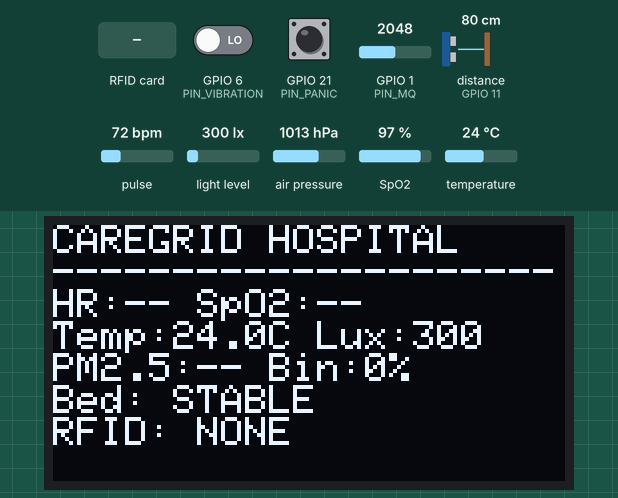
Bench run of a sketch on a simulated ESP32-S3. Parts: 128×64 one-colour display. Wiring (inferred from the names in the program): ultrasonic range finder: trigger GPIO 10; echo GPIO 11. The test bench sets the inputs (shaded band); at power-on: GPIO 6 (PIN_VIBRATION) LOW, GPIO 21 (PIN_PANIC) HIGH, distance to the obstacle (sensor on GPIO 11) 80 cm, pulse 72 bpm, GPIO 1 (PIN_MQ) = 2048, light level 300 lx, air pressure 1013 hPa, SpO2 97 %, temperature 24 °C (analog values on the 0–4095 scale). The echo pulse lasts 58.3 µs per cm; WiFi joins after 1.5 s; servers stay silent unless stated; no MQTT or app messages arrive unless stated; what the sketch prints to the serial monitor is not drawn.

Above: at 2.3 s.
2.4 s: GPIO 6 (PIN_VIBRATION) driven HIGH
At 3.5 s:
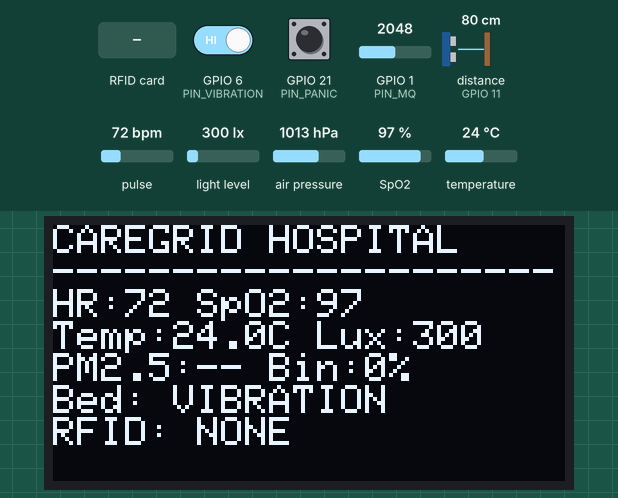
4.6 s: RFID card 5E 7A 19 C4 held to the reader
At 5.9 s:
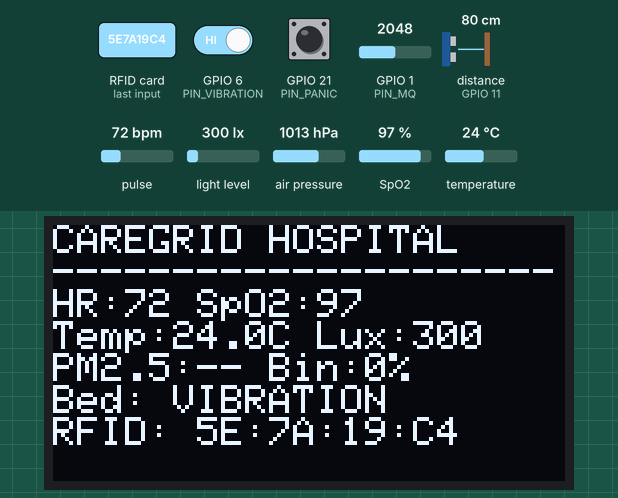
6.7 s: GPIO 21 (PIN_PANIC) pulled LOW for 1 s
At 8.0 s:
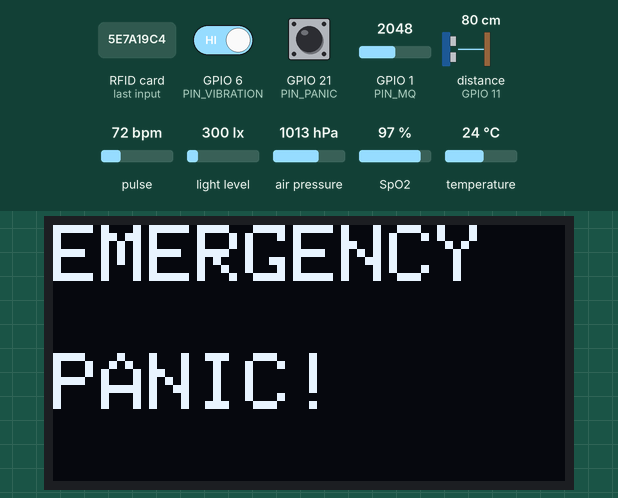
9.7 s: GPIO 6 (PIN_VIBRATION) driven LOW
At 11.9 s:
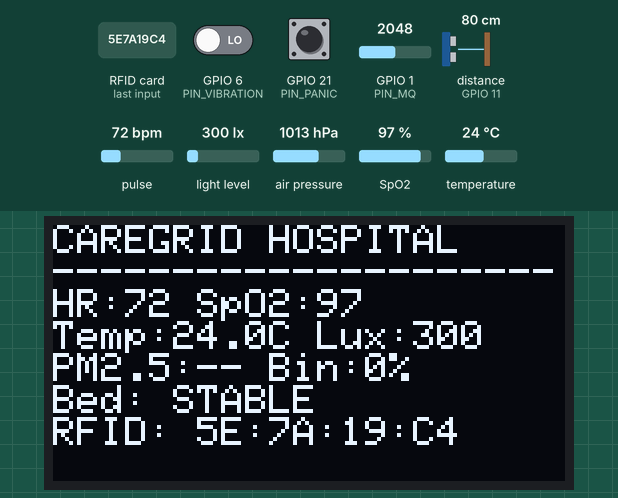
12.7 s: distance to the obstacle (sensor on GPIO 11) set to 2 cm
At 17.7 s:
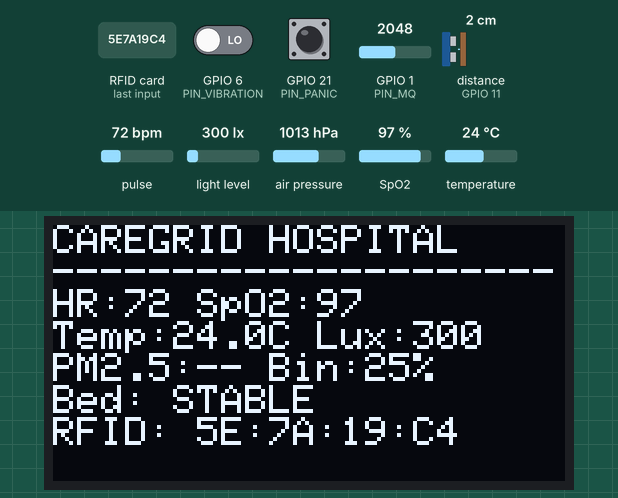
17.8 s: pulse set to 42 bpm
At 18.7 s:
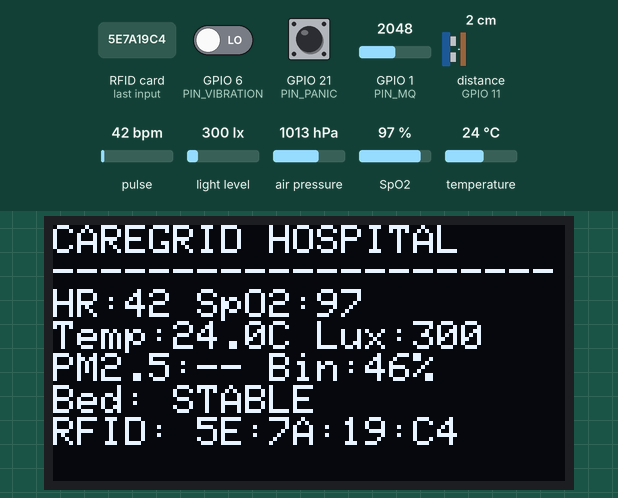
Timing chart, 0 to 20.8 s (numbered marks = the images above; inputs shaded):
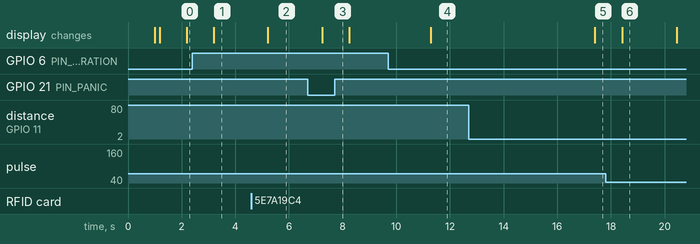

The sketch:

Smart_hospital_automation.ino
```cpp
#include <WiFi.h>
#include <PubSubClient.h>
#include <ArduinoJson.h>
#include <Wire.h>
#include <SPI.h>
#include <BH1750.h>
#include <MAX30100_PulseOximeter.h>
#include <Adafruit_BMP085.h>
#include <Adafruit_GFX.h>
#include <Adafruit_SSD1306.h>
#include <MFRC522.h>

const char* WIFI_SSID = "YOUR_WIFI_SSID";
const char* WIFI_PASSWORD = "YOUR_WIFI_PASSWORD";
const char* MQTT_HOST = "YOUR_RASPBERRY_PI_IP";
const uint16_t MQTT_PORT = 1883;
const char* MQTT_USER = "caregrid";
const char* MQTT_PASSWORD = "YOUR_MQTT_PASSWORD";

const char* DEVICE_ID = "hospital_ward_01";
const char* NODE_TYPE = "smart_hospital_ward";
const char* TELEMETRY_TOPIC = "caregrid/hospital/ward/ward-01/telemetry";
const char* STATUS_TOPIC = "caregrid/hospital/ward/ward-01/status";
const char* RFID_TOPIC = "caregrid/hospital/ward/ward-01/rfid";
const char* PANIC_TOPIC = "caregrid/hospital/ward/ward-01/panic";

constexpr uint8_t PIN_MQ = 1;
constexpr uint8_t PIN_VIBRATION = 6;
constexpr uint8_t PIN_SDA = 8;
constexpr uint8_t PIN_SCL = 9;
constexpr uint8_t PIN_TRIG = 10;
constexpr uint8_t PIN_ECHO = 11;
constexpr uint8_t PIN_PMS_RX = 12;
constexpr uint8_t PIN_PMS_TX = 13;
constexpr uint8_t PIN_RFID_SCK = 14;
constexpr uint8_t PIN_RFID_MOSI = 15;
constexpr uint8_t PIN_RFID_MISO = 16;
constexpr uint8_t PIN_RFID_CS = 17;
constexpr uint8_t PIN_RFID_RST = 18;
constexpr uint8_t PIN_PANIC = 21;

constexpr uint8_t OLED_ADDRESS = 0x3C;
constexpr int SCREEN_WIDTH = 128;
constexpr int SCREEN_HEIGHT = 64;

Adafruit_SSD1306 display(SCREEN_WIDTH, SCREEN_HEIGHT, &Wire, -1);
BH1750 lightMeter;
PulseOximeter pox;
Adafruit_BMP085 bmp;
MFRC522 rfid(PIN_RFID_CS, PIN_RFID_RST);
HardwareSerial pmsSerial(1);
WiFiClient wifiClient;
PubSubClient mqtt(wifiClient);

bool bh1750OK=false, max30100OK=false, bmp180OK=false, oledOK=false;
bool pms5003OK=false, ultrasonicOK=false, rc522OK=false;
bool vibrationActive=false, panicActive=false, vitalsValid=false;
float lux=0, heartRate=0, spo2=0, temperatureC=0, pressureHpa=0;
uint16_t pm1=0, pm25=0, pm10=0, mqRaw=0;
float mqGPIOVoltage=0, mqSensorVoltage=0, mqBaseline=0;
bool mqBaselineReady=false, mqAnomaly=false;
float filteredDistanceCM=-1, binFillPercent=0;
float BIN_EMPTY_DISTANCE_CM=45.0, BIN_FULL_DISTANCE_CM=5.0;
String lastRFID="NONE";

uint8_t pmsFrame[32];
uint8_t pmsIndex=0;
unsigned long lastPMSFrame=0, lastVibrationPulse=0, lastPanicChange=0;
unsigned long lastEnvironmentRead=0, lastVitalsRead=0, lastUltrasonicRead=0;
unsigned long lastOLEDUpdate=0, lastMQTTPublish=0, lastWiFiAttempt=0, lastMQTTAttempt=0;
unsigned long startupTime=0;
int lastPanicRaw=HIGH, stablePanicRaw=HIGH;

constexpr unsigned long VIBRATION_HOLD_MS=800;
constexpr unsigned long PANIC_DEBOUNCE_MS=50;
constexpr unsigned long MQTT_INTERVAL=5000;

void processPMS5003() {
  while (pmsSerial.available()) {
    uint8_t v=pmsSerial.read();
    if (pmsIndex==0 && v!=0x42) continue;
    if (pmsIndex==1 && v!=0x4D) { pmsIndex=0; continue; }
    pmsFrame[pmsIndex++]=v;
    if (pmsIndex==32) {
      uint16_t sum=0; for(int i=0;i<30;i++) sum+=pmsFrame[i];
      uint16_t expected=((uint16_t)pmsFrame[30]<<8)|pmsFrame[31];
      if(sum==expected) {
        pm1=((uint16_t)pmsFrame[10]<<8)|pmsFrame[11];
        pm25=((uint16_t)pmsFrame[12]<<8)|pmsFrame[13];
        pm10=((uint16_t)pmsFrame[14]<<8)|pmsFrame[15];
        pms5003OK=true; lastPMSFrame=millis();
      }
      pmsIndex=0;
    }
  }
  if(millis()-lastPMSFrame>10000) pms5003OK=false;
}

void updateEnvironment() {
  if(bh1750OK) { float x=lightMeter.readLightLevel(); if(x>=0) lux=x; }
  if(bmp180OK) {
    float t=bmp.readTemperature(); int32_t p=bmp.readPressure();
    if(t>-40 && t<85 && p>30000 && p<120000) { temperatureC=t; pressureHpa=p/100.0f; }
  }
}

void updateVitals() {
  if(!max30100OK) { vitalsValid=false; return; }
  float hr=pox.getHeartRate(), s=pox.getSpO2();
  vitalsValid=(hr>=40 && hr<=200 && s>=80 && s<=100);
  if(vitalsValid) { heartRate=hr; spo2=s; }
}

float readDistance() {
  digitalWrite(PIN_TRIG,LOW); delayMicroseconds(3);
  digitalWrite(PIN_TRIG,HIGH); delayMicroseconds(10); digitalWrite(PIN_TRIG,LOW);
  unsigned long d=pulseIn(PIN_ECHO,HIGH,25000);
  if(!d) return -1;
  float cm=d*0.0343f/2.0f;
  return (cm>=2 && cm<=400)?cm:-1;
}

void updateUltrasonic() {
  float x=readDistance();
  if(x<0) { ultrasonicOK=false; return; }
  ultrasonicOK=true;
  filteredDistanceCM=(filteredDistanceCM<0)?x:(0.75f*filteredDistanceCM+0.25f*x);
  float span=BIN_EMPTY_DISTANCE_CM-BIN_FULL_DISTANCE_CM;
  if(span>0) binFillPercent=constrain((BIN_EMPTY_DISTANCE_CM-filteredDistanceCM)/span*100.0f,0.0f,100.0f);
}

void updateMQ() {
  mqRaw=analogRead(PIN_MQ);
  mqGPIOVoltage=analogReadMilliVolts(PIN_MQ)/1000.0f;
  mqSensorVoltage=mqGPIOVoltage*1.5f;
  if(!mqBaselineReady && millis()-startupTime>15000) { mqBaseline=mqRaw; mqBaselineReady=true; }
  if(mqBaselineReady) {
    mqAnomaly=fabs((float)mqRaw-mqBaseline)>300.0f;
    if(!mqAnomaly) mqBaseline=0.995f*mqBaseline+0.005f*mqRaw;
  }
}

void updateVibration() {
  if(digitalRead(PIN_VIBRATION)==HIGH) { vibrationActive=true; lastVibrationPulse=millis(); }
  if(vibrationActive && millis()-lastVibrationPulse>VIBRATION_HOLD_MS) vibrationActive=false;
}

void updatePanic() {
  int raw=digitalRead(PIN_PANIC);
  if(raw!=lastPanicRaw) { lastPanicRaw=raw; lastPanicChange=millis(); }
  if(millis()-lastPanicChange<PANIC_DEBOUNCE_MS || raw==stablePanicRaw) return;
  stablePanicRaw=raw;
  bool next=(stablePanicRaw==LOW);
  if(next==panicActive) return;
  panicActive=next;
  Serial.println(panicActive?"[PANIC] EMERGENCY":"[PANIC] NORMAL");
  if(mqtt.connected()) mqtt.publish(PANIC_TOPIC, panicActive?"EMERGENCY":"NORMAL", true);
}

String readUID() {
  String uid="";
  for(byte i=0;i<rfid.uid.size;i++) {
    if(rfid.uid.uidByte[i]<0x10) uid+="0";
    uid+=String(rfid.uid.uidByte[i],HEX);
    if(i<rfid.uid.size-1) uid+=":";
  }
  uid.toUpperCase(); return uid;
}

void checkRFID() {
  if(!rc522OK || !rfid.PICC_IsNewCardPresent() || !rfid.PICC_ReadCardSerial()) return;
  lastRFID=readUID();
  Serial.printf("[RFID] %s\n",lastRFID.c_str());
  if(mqtt.connected()) mqtt.publish(RFID_TOPIC,lastRFID.c_str(),false);
  rfid.PICC_HaltA(); rfid.PCD_StopCrypto1();
}

void updateOLED() {
  if(!oledOK) return;
  display.clearDisplay(); display.setTextColor(SSD1306_WHITE); display.setCursor(0,0);
  if(panicActive) {
    display.setTextSize(2); display.println("EMERGENCY"); display.println(); display.println("PANIC!"); display.display(); return;
  }
  display.setTextSize(1);
  display.println("CAREGRID HOSPITAL"); display.println("---------------------");
  display.print("HR:"); if(vitalsValid) display.print(heartRate,0); else display.print("--");
  display.print(" SpO2:"); if(vitalsValid) display.print(spo2,0); else display.print("--"); display.println();
  display.print("Temp:"); display.print(temperatureC,1); display.print("C Lux:"); display.println(lux,0);
  display.print("PM2.5:"); if(pms5003OK) display.print(pm25); else display.print("--");
  display.print(" Bin:"); if(ultrasonicOK) { display.print(binFillPercent,0); display.println("%"); } else display.println("--");
  display.print("Bed: "); display.println(vibrationActive?"VIBRATION":"STABLE");
  display.print("RFID: "); display.println(lastRFID=="NONE"?"NONE":lastRFID.substring(0,11));
  display.display();
}

void maintainWiFi() {
  if(WiFi.status()==WL_CONNECTED || millis()-lastWiFiAttempt<10000) return;
  lastWiFiAttempt=millis(); WiFi.disconnect(); WiFi.begin(WIFI_SSID,WIFI_PASSWORD);
}

bool connectMQTT() {
  if(WiFi.status()!=WL_CONNECTED) return false;
  char id[80]; snprintf(id,sizeof(id),"caregrid-%s-%04X",DEVICE_ID,(uint16_t)(ESP.getEfuseMac()&0xFFFF));
  bool ok=mqtt.connect(id,MQTT_USER,MQTT_PASSWORD,STATUS_TOPIC,1,true,"offline");
  if(ok) mqtt.publish(STATUS_TOPIC,"online",true);
  return ok;
}

void maintainMQTT() {
  if(mqtt.connected() || WiFi.status()!=WL_CONNECTED || millis()-lastMQTTAttempt<5000) return;
  lastMQTTAttempt=millis(); connectMQTT();
}

void publishTelemetry() {
  if(!mqtt.connected()) return;
  JsonDocument doc;
  doc["device_id"]=DEVICE_ID; doc["node_type"]=NODE_TYPE;
  JsonObject d=doc["data"].to<JsonObject>(); d["uptime_ms"]=millis();
  JsonObject v=d["vitals"].to<JsonObject>(); v["valid"]=vitalsValid; if(vitalsValid){v["heart_rate"]=heartRate; v["spo2"]=spo2;} else {v["heart_rate"]=nullptr; v["spo2"]=nullptr;}
  JsonObject e=d["environment"].to<JsonObject>(); if(bh1750OK)e["lux"]=lux;else e["lux"]=nullptr; if(bmp180OK){e["temperature_c"]=temperatureC;e["pressure_hpa"]=pressureHpa;}else{e["temperature_c"]=nullptr;e["pressure_hpa"]=nullptr;} if(pms5003OK){e["pm1"]=pm1;e["pm25"]=pm25;e["pm10"]=pm10;}else{e["pm1"]=nullptr;e["pm25"]=nullptr;e["pm10"]=nullptr;}
  JsonObject b=d["bin"].to<JsonObject>(); b["valid"]=ultrasonicOK; if(ultrasonicOK){b["distance_cm"]=filteredDistanceCM;b["fill_percent"]=binFillPercent;}else{b["distance_cm"]=nullptr;b["fill_percent"]=nullptr;} b["full"]=ultrasonicOK && binFillPercent>=85;
  JsonObject bed=d["bed"].to<JsonObject>(); bed["vibration"]=vibrationActive; bed["status"]=vibrationActive?"vibration":"stable";
  JsonObject em=d["emergency"].to<JsonObject>(); em["panic"]=panicActive; em["status"]=panicActive?"PANIC":"NORMAL";
  JsonObject air=d["air"].to<JsonObject>(); air["adc"]=mqRaw; air["gpio_voltage"]=mqGPIOVoltage; air["sensor_voltage"]=mqSensorVoltage; air["baseline_ready"]=mqBaselineReady; air["anomaly"]=mqAnomaly;
  JsonObject rf=d["rfid"].to<JsonObject>(); rf["last_uid"]=lastRFID;
  JsonObject h=d["health"].to<JsonObject>(); h["wifi"]=WiFi.status()==WL_CONNECTED; h["wifi_rssi"]=WiFi.status()==WL_CONNECTED?WiFi.RSSI():0; h["mqtt"]=mqtt.connected(); h["bh1750"]=bh1750OK; h["max30100"]=max30100OK; h["bmp180"]=bmp180OK; h["oled"]=oledOK; h["pms5003"]=pms5003OK; h["ultrasonic"]=ultrasonicOK; h["rc522"]=rc522OK; h["mq"]=true; h["vibration"]=true; h["panic_button"]=true;
  char payload[2048]; size_t n=serializeJson(doc,payload,sizeof(payload));
  mqtt.publish(TELEMETRY_TOPIC,reinterpret_cast<const uint8_t*>(payload),(unsigned int)n,false);
  serializeJsonPretty(doc,Serial); Serial.println();
}

void initializeSensors() {
  Wire.begin(PIN_SDA,PIN_SCL); Wire.setClock(100000);
  bh1750OK=lightMeter.begin(BH1750::CONTINUOUS_HIGH_RES_MODE);
  max30100OK=pox.begin(); if(max30100OK) pox.setIRLedCurrent(MAX30100_LED_CURR_27_1MA);
  bmp180OK=bmp.begin();
  oledOK=display.begin(SSD1306_SWITCHCAPVCC,OLED_ADDRESS);
  pmsSerial.begin(9600,SERIAL_8N1,PIN_PMS_RX,PIN_PMS_TX);
  pinMode(PIN_TRIG,OUTPUT); pinMode(PIN_ECHO,INPUT); digitalWrite(PIN_TRIG,LOW);
  pinMode(PIN_VIBRATION,INPUT); pinMode(PIN_PANIC,INPUT_PULLUP);
  lastPanicRaw=stablePanicRaw=digitalRead(PIN_PANIC); panicActive=(stablePanicRaw==LOW);
  analogReadResolution(12); analogSetPinAttenuation(PIN_MQ,ADC_11db);
  SPI.begin(PIN_RFID_SCK,PIN_RFID_MISO,PIN_RFID_MOSI,PIN_RFID_CS); rfid.PCD_Init(); delay(50);
  byte version=rfid.PCD_ReadRegister(MFRC522::VersionReg); rc522OK=(version!=0x00 && version!=0xFF);
}

void setup() {
  Serial.begin(115200); delay(1000); startupTime=millis();
  initializeSensors();
  mqtt.setServer(MQTT_HOST,MQTT_PORT); mqtt.setBufferSize(3072); mqtt.setKeepAlive(30);
  WiFi.mode(WIFI_STA); WiFi.begin(WIFI_SSID,WIFI_PASSWORD);
}

void loop() {
  if(max30100OK) pox.update();
  processPMS5003(); updateVibration(); updatePanic(); checkRFID(); maintainWiFi(); maintainMQTT(); if(mqtt.connected()) mqtt.loop();
  unsigned long now=millis();
  if(now-lastEnvironmentRead>=1000) { lastEnvironmentRead=now; updateEnvironment(); updateMQ(); }
  if(now-lastVitalsRead>=1000) { lastVitalsRead=now; updateVitals(); }
  if(now-lastUltrasonicRead>=1500) { lastUltrasonicRead=now; updateUltrasonic(); }
  if(now-lastOLEDUpdate>=1000) { lastOLEDUpdate=now; updateOLED(); }
  if(now-lastMQTTPublish>=MQTT_INTERVAL) { lastMQTTPublish=now; publishTelemetry(); }
}
```

Measured:
- after the input at 2.4 s, the display: changes after 0.79 s (image 1)
- after the input at 4.6 s, the display: changes after 0.62 s (image 2)
- after the input at 6.7 s, the display: changes after 0.54 s (image 3)
- after the input at 9.7 s, the display: changes after 1.6 s (image 4)
- after the input at 12.7 s, the display: changes after 4.7 s (image 5)
